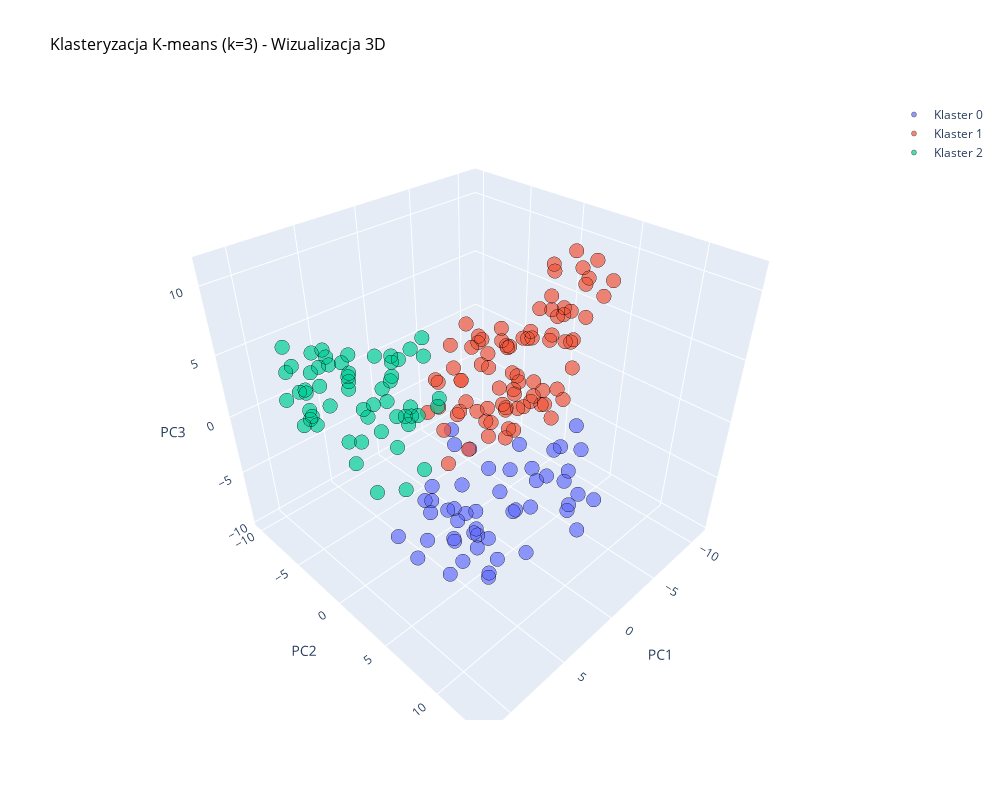

Notebook code cell kept with this figure:
### Code cell
# wizualizacja klastrów w przestrzeni PCA (3D)
# użyjemy wcześniej obliczonych embeddingi_pca
if 'embeddingi_pca' in locals():
    fig = go.Figure()
    
    for cluster_id in sorted(unique):
        mask = df['klaster'] == cluster_id
        fig.add_trace(go.Scatter3d(
            x=embeddingi_pca[mask.values, 0],
            y=embeddingi_pca[mask.values, 1],
            z=embeddingi_pca[mask.values, 2],
            mode='markers',
            name=f'Klaster {cluster_id}',
            marker=dict(
                size=5,
                opacity=0.7,
                line=dict(width=0.5, color='black')
            )
        ))
    
    fig.update_layout(
        title=dict(
            text=f'Klasteryzacja K-means (k={optimal_k}) - Wizualizacja 3D',
            font=dict(size=16, color='black')
        ),
        scene=dict(
            xaxis_title='PC1',
            yaxis_title='PC2',
            zaxis_title='PC3',
            bgcolor='white'
        ),
        width=1000,
        height=800
    )
    
    fig.show()
else:
    print("Uwaga: embeddingi_pca nie są dostępne - pomijam wizualizację 3D")
